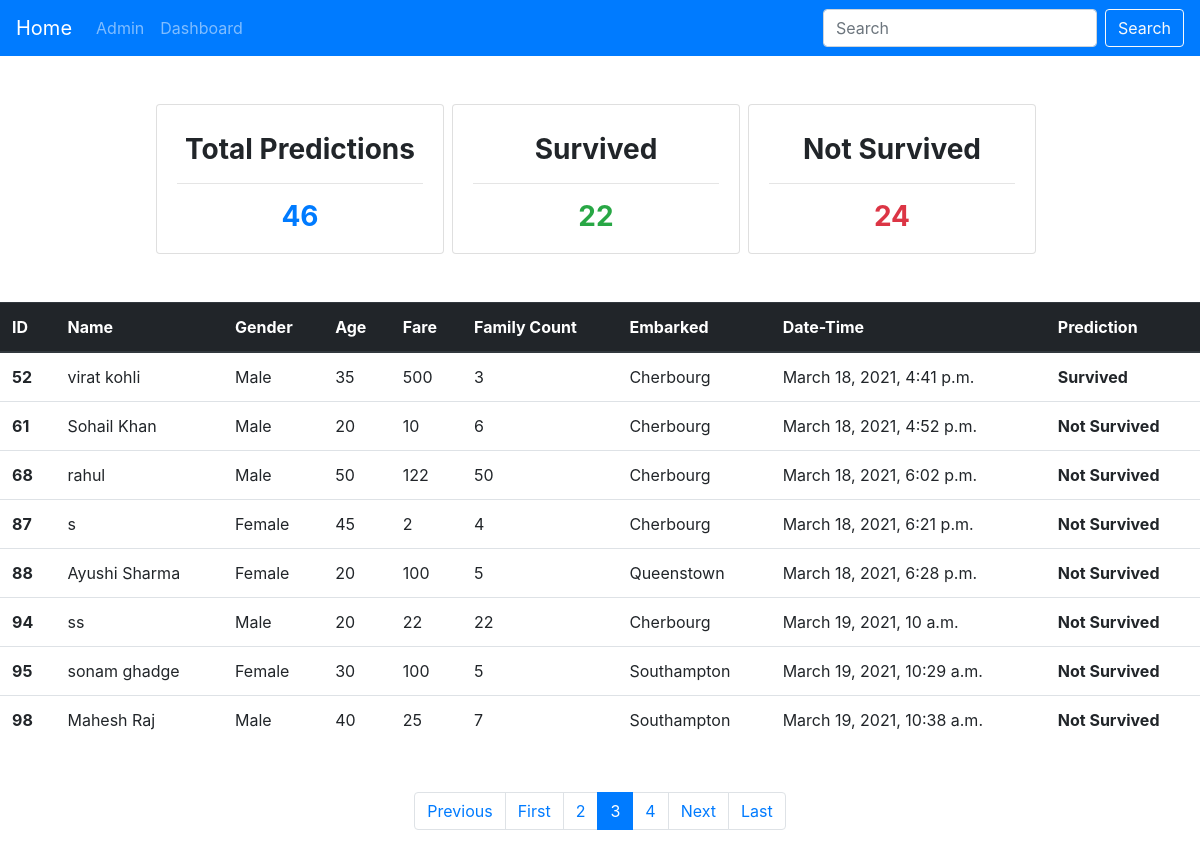
Page /predictions/?page=3 on the committed database.
### predict/models.py (models this page shows)
class Predictions(models.Model):
    pid = models.AutoField(primary_key=True)
    name = models.CharField(max_length=50,null=False)
    gender = models.CharField(max_length=50)
    age = models.IntegerField()
    fare = models.IntegerField(default=0)
    family_cnt = models.IntegerField()
    Embarked = models.CharField(max_length = 30,default="")
    prediction = models.CharField(max_length =30,default="")
    predicted_date = models.DateTimeField(auto_now_add=True)
    def __str__(self):
        return self.name

### predict/views.py (the view)
# urls.py: path('predictions/', views.predictions,name="predictions"),
def predictions(request):
    allpreds = Predictions.objects.all()
    count = len(allpreds)
    surv_cnt = len(Predictions.objects.filter(prediction = "Survived"))
    nsurv_cnt = len(Predictions.objects.filter(prediction = "Not Survived"))
    paginator = Paginator(allpreds, 8)
    page1 = paginator.page(1)
    for i in page1:
        print(i)
    print("page 1 content" ,page1.object_list)
    page_num = request.GET.get('page',1)
    print("get page number is:",page_num)
    try:
        preds = paginator.page(page_num)
    except EmptyPage:
        preds = paginator.page(2)
    except PageNotAnInteger:
        preds = paginator.page(1)
    context = {
        'preds':preds,
        'surv_cnt':surv_cnt,
        'nsurv_cnt':nsurv_cnt,
        'count':count,
        }
    return render(request ,'predictions.html',context)

### predict/templates/predictions.html (shortened to what this page needs)
{% extends 'basic.html' %}
{% block body %}
<div class="container my-5">
      <div class="row d-flex justify-content-center">
        <div class="card mr-2" style="width: 18rem;">
          <div class="card-body">
            <h3 class="card-title text-center my-2 font-weight-bold ">Total Predictions</h3>
            <hr>
            <h3 class="card-text text-center font-weight-bold text-primary">{{count}}</h3>
          </div>
        </div>
        <div class="card mr-2 rounded" style="width: 18rem;">
          <div class="card-body">
            <h3 class="card-title text-center my-2 font-weight-bold ">Survived</h3>
            <hr>
            <h3 class="card-text text-center font-weight-bold text-success">{{surv_cnt}}</h3>
          </div>
        </div>
        <div class="card mr-2" style="width: 18rem;">
          <div class="card-body">
            <h3 class="card-title text-center my-2 font-weight-bold">Not Survived</h3>
            <hr>
            <h3 class="card-text text-center font-weight-bold text-danger">{{nsurv_cnt}}</h3>
          </div>
        </div>
    </div>
    </div>
<table class="table my-4 ">
  <thead class="thead-dark">
    <tr>
      <th scope="col">ID</th>
      <th scope="col">Name</th>
      <th scope="col">Gender</th>
      <th scope="col">Age</th>
      <th scope="col">Fare</th>
      <th scope="col">Family Count</th>
      <th scope="col">Embarked</th>
      <th scope="col">Date-Time</th>
      <th scope="col">Prediction</th>
    </tr>
  </thead>
  <tbody>
    {% for i in preds %}
    <tr>
      <th scope="row">{{i.pid}}</th>
      <td>{{i.name}}</td>
      <td>{{i.gender}}</td>
      <td>{{i.age}}</td>
      <td>{{i.fare}}</td>
      <td>{{i.family_cnt}}</td>
      <td>{{i.Embarked}}</td>
      <td>{{i.predicted_date}}</td>
      <td><b>{{i.prediction}}</b></td>
    </tr>
    {% endfor %}
  </tbody>
</table>
<div class="container my-5">
  <div class="d-flex justify-content-center">
    <nav aria-label="...">
      <ul class="pagination">
        {% if preds.has_previous %}
        <li class="page-item">
          <a class="page-link" href="{% url 'predictions' %}?page={{preds.previous_page_number}}" tabindex="-1">Previous</a>
        </li>
        <li class="page-item">
          <a class="page-link" href="?page=1">First</a>
        </li>
        <li class="page-item"><a class="page-link" href="{% url 'predictions' %}?page={{preds.previous_page_number}}">{{preds.previous_page_number}}</a></li>
        {% endif %}
        <li class="page-item active">
          <a class="page-link" href="#">{{preds.number}} <span class="sr-only">(current)</span></a>
        </li>
        {% if preds.has_next %}
        <li class="page-item"><a class="page-link" href="{% url 'predictions' %}?page={{preds.next_page_number}}">{{preds.next_page_number}}</a></li>
        <li class="page-item">
          <a class="page-link" href="{% url 'predictions' %}?page={{preds.next_page_number}}">Next</a>
        </li>
        <li class="page-item">
          <a class="page-link" href="{% url 'predictions' %}?page={{preds.paginator.num_pages}}">Last </a>
        </li>
        {% endif %}
      </ul>
    </nav>
  </div>
</div>
{% endblock body %}

### rows in the picture
Predictions: pid "52", name "virat kohli", gender "Male", age "35", fare "500", family_cnt "3", Embarked "Cherbourg", predicted_date "March 18, 2021, 4:41 p.m.", prediction "Survived"
Predictions: pid "61", name "Sohail Khan", gender "Male", age "20", fare "10", family_cnt "6", Embarked "Cherbourg", predicted_date "March 18, 2021, 4:52 p.m.", prediction "Not Survived"
Predictions: pid "68", name "rahul", gender "Male", age "50", fare "122", family_cnt "50", Embarked "Cherbourg", predicted_date "March 18, 2021, 6:02 p.m.", prediction "Not Survived"
Predictions: pid "87", name "s", gender "Female", age "45", fare "2", family_cnt "4", Embarked "Cherbourg", predicted_date "March 18, 2021, 6:21 p.m.", prediction "Not Survived"
Predictions: pid "88", name "Ayushi Sharma", gender "Female", age "20", fare "100", family_cnt "5", Embarked "Queenstown", predicted_date "March 18, 2021, 6:28 p.m.", prediction "Not Survived"
Predictions: pid "94", name "ss", gender "Male", age "20", fare "22", family_cnt "22", Embarked "Cherbourg", predicted_date "March 19, 2021, 10 a.m.", prediction "Not Survived"
Predictions: pid "95", name "sonam ghadge", gender "Female", age "30", fare "100", family_cnt "5", Embarked "Southampton", predicted_date "March 19, 2021, 10:29 a.m.", prediction "Not Survived"
Predictions: pid "98", name "Mahesh Raj", gender "Male", age "40", fare "25", family_cnt "7", Embarked "Southampton", predicted_date "March 19, 2021, 10:38 a.m.", prediction "Not Survived"

### other values in the picture
{{ count }} "46"
{{ surv_cnt }} "22"
{{ nsurv_cnt }} "24"
{{ preds.previous_page_number }} "2"
{{ preds.number }} "3"
{{ preds.next_page_number }} "4"
